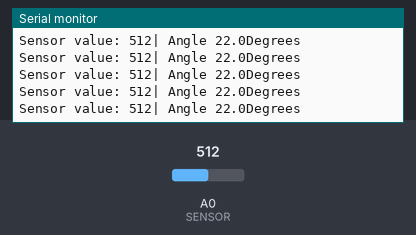
Recording of a sketch running on a simulated Arduino Uno, built with avr-gcc and run on an emulated ATmega328P. Shown: the last lines printed to the serial monitor. The inputs (shaded band) are chosen by the test bench; at power-on: A0 (SENSOR) = 512.

Above: at 1.2 s.
1.3 s: A0 (SENSOR) set to 716
At 1.56 s:
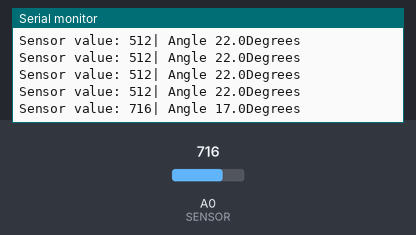
2.8 s: A0 (SENSOR) set to 900
At 2.97 s:
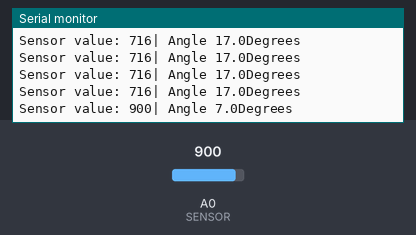
Timing chart, 0 to 5.8 s (numbered marks = the images above; inputs shaded):
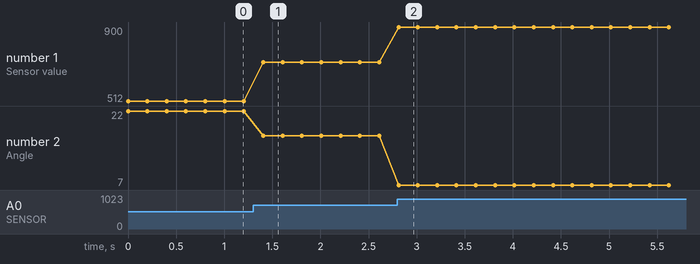

Measured:
- after the input at 1.3 s, the serial monitor: prints a new line after 0.11 s (image 1)
- after the input at 2.8 s, the serial monitor: prints a new line at once (image 2)
- plotted number 1: 512 → 716 after the input at 1.3 s, 716 → 900 after the input at 2.8 s
- plotted number 2: 22 → 17 after the input at 1.3 s, 17 → 7 after the input at 2.8 s

The sketch:

Angle_sensor_proto.ino
```cpp
const int SENSOR = A0;

void setup()
{
  Serial.begin(9600);
  pinMode(SENSOR, INPUT);
}

void loop()
{
  int value = analogRead(SENSOR);

  float angle = value * 300/1020;


  Serial.print("Sensor value: ");
  Serial.print(value);

  Serial.print("| Angle ");
  Serial.print(angle, 1);
  Serial.println("Degrees");

  delay(200);
}
```
